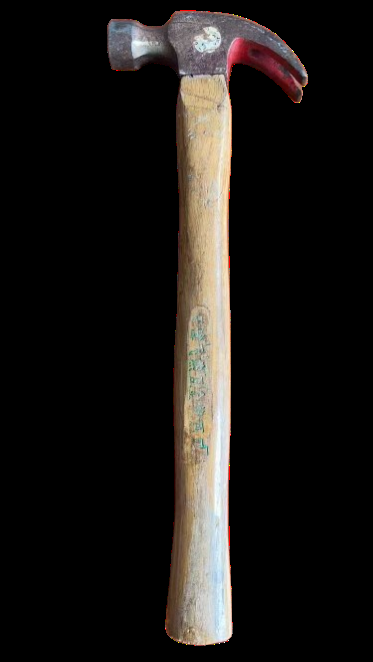
#> input picture tools/hammer/3.png, 373 x 662 px, found by its file name
$ python show_rotated_drill.py
#> lines starting #> are read from the running program, lines starting #| are printed output that depends on the picture; after the words box and inside, x2 and y2 are one past the last pixel; in counts of white or black regions, pixels touching at a corner belong together
import cv2
from pathlib import Path
import numpy as np
import math


def load_foreground(path: Path) -> np.ndarray:
    fg = cv2.imread(str(path), cv2.IMREAD_UNCHANGED)
#> fg is the input picture: shape (662, 373, 4); mean B, G, R, A 21.9, 24.3, 27.3, 40.6
#| Original drill shape: (662, 373, 4)
    if fg is None:
        raise FileNotFoundError(f"Foreground not found: {path}")
    if fg.ndim == 2:
        fg = cv2.cvtColor(fg, cv2.COLOR_GRAY2BGRA)
    if fg.shape[2] == 3:
        alpha = np.full((fg.shape[0], fg.shape[1]), 255, dtype=fg.dtype)
        fg = np.dstack((fg, alpha))
    return fg


def rotate_image_with_expansion(image, angle):
    """Rotate image and expand canvas to fit the rotated content"""
#> called with angle = 20
    h, w = image.shape[:2]
#> h = 662; w = 373
    center = (w // 2, h // 2)
#> center = (186, 331)

    # Calculate the rotation matrix
    matrix = cv2.getRotationMatrix2D(center, angle, 1.0)

    # Calculate the bounding box of the rotated image
    cos = np.abs(matrix[0, 0])
#> cos = 0.94
    sin = np.abs(matrix[0, 1])
#> sin = 0.342

    new_w = int((h * sin) + (w * cos))
#> new_w = 576
    new_h = int((h * cos) + (w * sin))
#> new_h = 749

    # Adjust the rotation matrix to account for the new center
    matrix[0, 2] += (new_w / 2) - center[0]
    matrix[1, 2] += (new_h / 2) - center[1]

    # Rotate with expanded canvas
    rotated = cv2.warpAffine(image, matrix, (new_w, new_h), borderMode=cv2.BORDER_CONSTANT, borderValue=(0, 0, 0, 0))
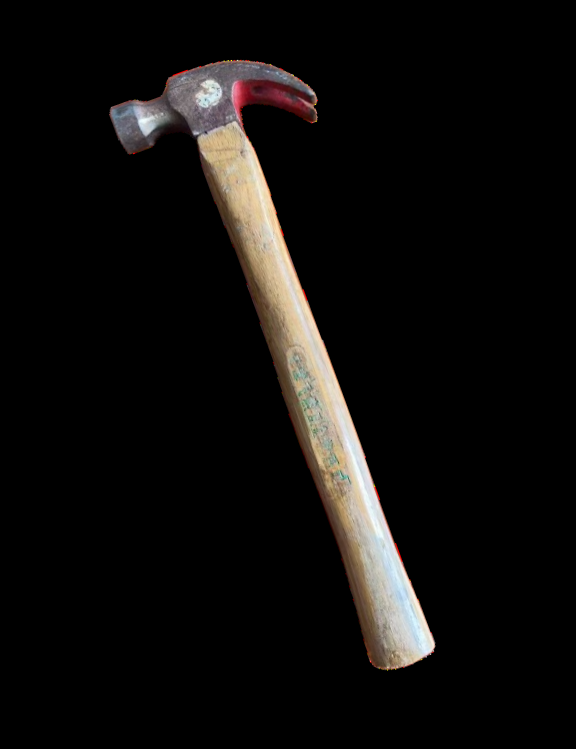
#> rotated: shape (749, 576, 4); mean B, G, R, A 12.5, 13.9, 15.6, 23.2

    return rotated


def main():
    repo_root = Path(__file__).resolve().parent.parent

    # Load drill
    drill_path = repo_root / "tools_source/drill/3.png"

    print(f"Loading drill: {drill_path}")
    fg_rgba = load_foreground(drill_path)

    print(f"Original drill shape: {fg_rgba.shape}")

    # Rotate with proper canvas expansion
    print("Rotating 20 degrees with canvas expansion...")
    fg_rotated = rotate_image_with_expansion(fg_rgba, 20)

    print(f"After rotation shape: {fg_rotated.shape}")
#| After rotation shape: (749, 576, 4)

    # Save the rotated drill
    output_dir = repo_root / "outputs/augmentation_stages"
    output_dir.mkdir(parents=True, exist_ok=True)

    output_path = output_dir / "rotated_drill_20deg_expanded.png"
    cv2.imwrite(str(output_path), fg_rotated)
    print(f"✓ Saved rotated drill (expanded canvas): {output_path}")

    # Also show the cropped version (what we use in the script)
    print("\nCropping to remove black padding...")
    alpha_channel = fg_rotated[:, :, 3]
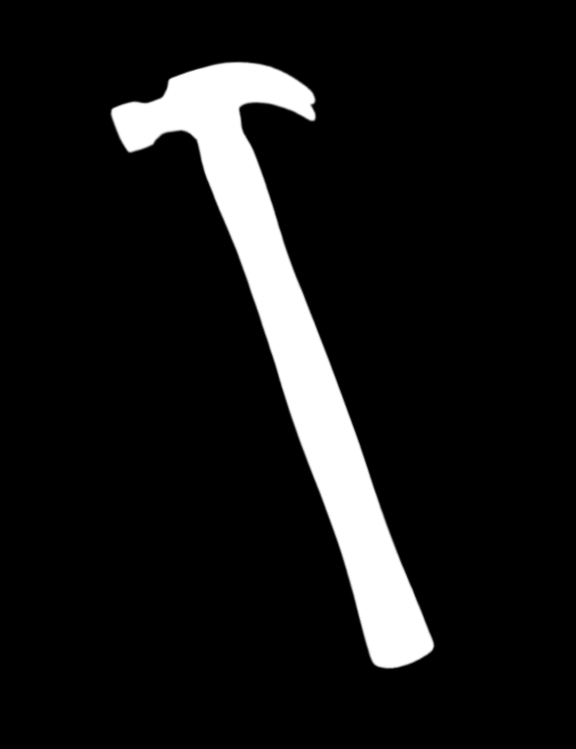
#> alpha_channel: shape (749, 576); min 0, max 255, mean 23.2
    _, alpha_mask = cv2.threshold(alpha_channel, 10, 255, cv2.THRESH_BINARY)
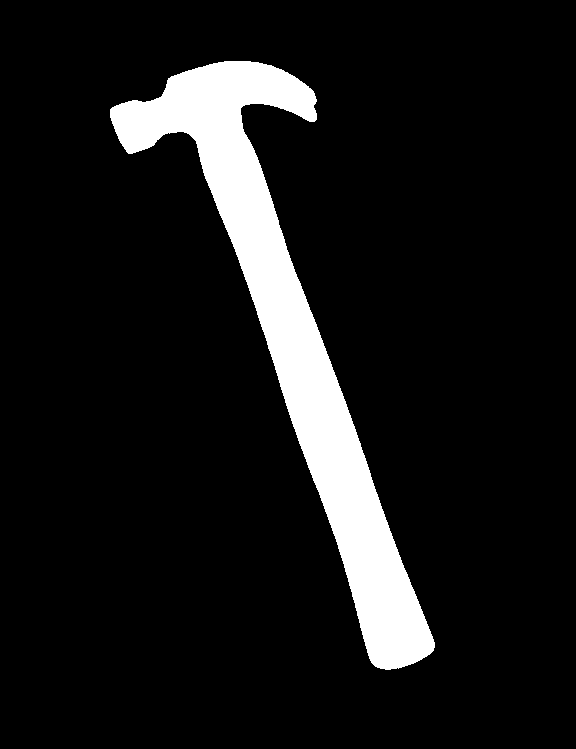
#> alpha_mask: shape (749, 576); 9.7% white; 1 white region, box (x1, y1, x2, y2) and area: (110, 61, 435, 670) 41644
    coords = cv2.findNonZero(alpha_mask)
#> coords = contour of 41644 points, box (x1, y1, x2, y2) (110, 61, 435, 670), area 3088

    if coords is not None:
        x, y, w, h = cv2.boundingRect(coords)
#> x = 110; y = 61; w = 325; h = 609
        fg_cropped = fg_rotated[y:y+h, x:x+w]
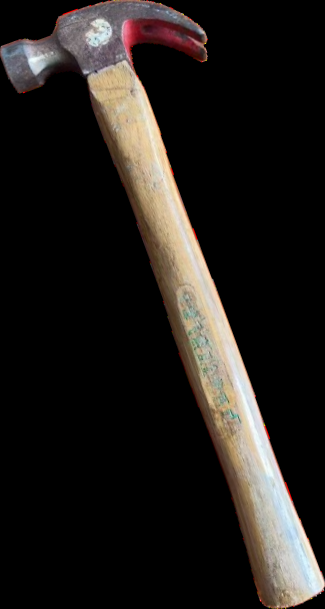
#> fg_cropped: shape (609, 325, 4); mean B, G, R, A 27.3, 30.4, 34.1, 50.7
        print(f"Cropped drill shape: {fg_cropped.shape}")
#| Cropped drill shape: (609, 325, 4)

        cropped_path = output_dir / "rotated_drill_20deg_cropped.png"
        cv2.imwrite(str(cropped_path), fg_cropped)
        print(f"✓ Saved cropped rotated drill: {cropped_path}")


if __name__ == "__main__":
    main()

$ run again, with tools/hammer/1.png copied over tools/hammer/3.png
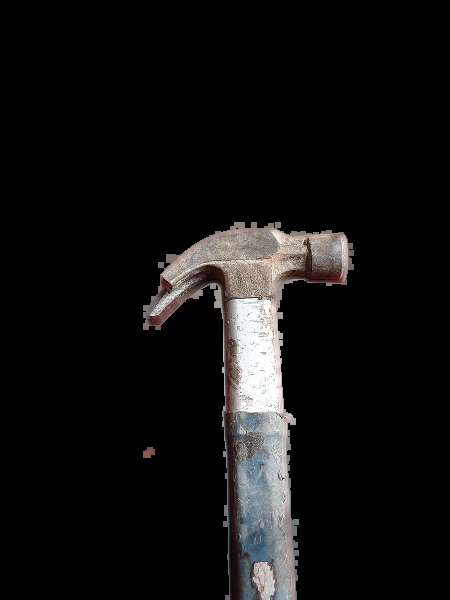
#> input picture tools/hammer/1.png, 450 x 600 px, found by its file name
#> in load_foreground, fg is the input picture: shape (600, 450, 4); mean B, G, R, A 16.2, 16.3, 17, 24
#| Original drill shape: (600, 450, 4)
#| After rotation shape: (717, 628, 4)
#> in main, `_, alpha_mask = cv2.threshold(alpha_channel, 10, 255, cv2.THRESH_BINARY)`:
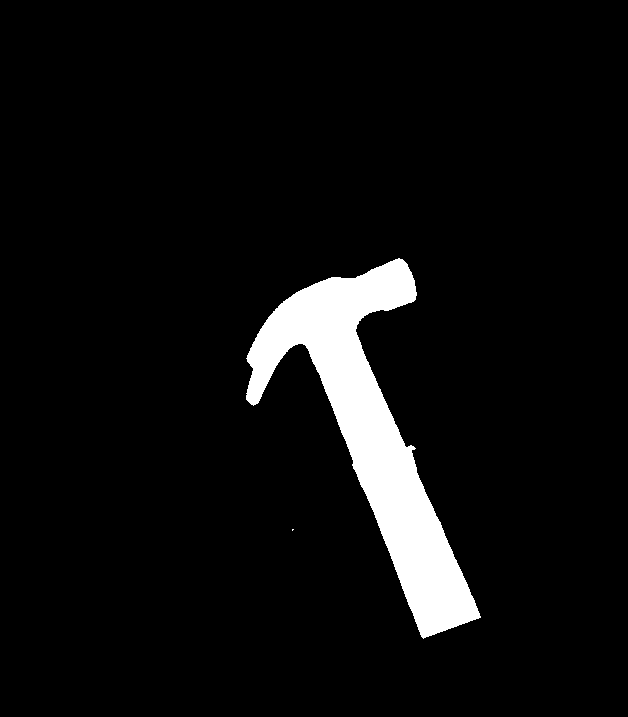
#> alpha_mask: shape (717, 628); 5.9% white; 2 white regions (1 under 20 px), largest, box (x1, y1, x2, y2) and area: (246, 258, 481, 639) 26625
#> coords = contour of 26628 points, box (x1, y1, x2, y2) (246, 258, 481, 639), area 12788
#> in main, `x, y, w, h = cv2.boundingRect(coords)`: x = 246; y = 258; w = 235; h = 381
#> in main, `fg_cropped = fg_rotated[y:y+h, x:x+w]`:
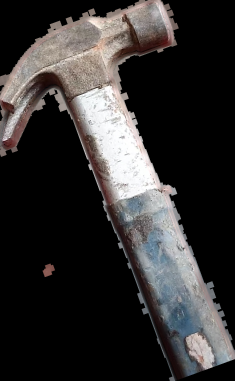
#> fg_cropped: shape (381, 235, 4); mean B, G, R, A 48.6, 49, 51, 72.5
#| Cropped drill shape: (381, 235, 4)

$ run again, with tools/hammer/2.png copied over tools/hammer/3.png
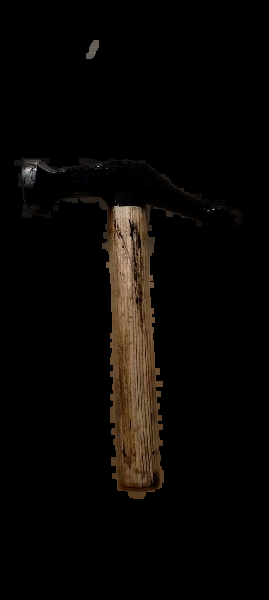
#> input picture tools/hammer/2.png, 269 x 600 px, found by its file name
#> in load_foreground, fg is the input picture: shape (600, 269, 4); mean B, G, R, A 4.7, 6.7, 9, 24.6
#| Original drill shape: (600, 269, 4)
#| After rotation shape: (655, 457, 4)
#> in main, `_, alpha_mask = cv2.threshold(alpha_channel, 10, 255, cv2.THRESH_BINARY)`:
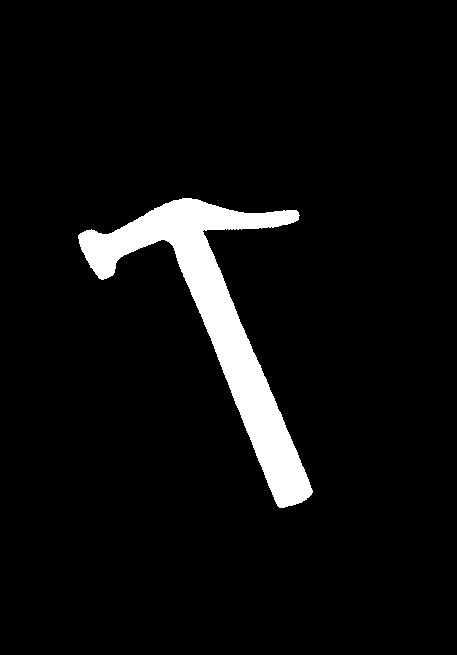
#> alpha_mask: shape (655, 457); 5.6% white; 1 white region, box (x1, y1, x2, y2) and area: (78, 198, 313, 508) 16732
#> coords = contour of 16732 points, box (x1, y1, x2, y2) (78, 198, 313, 508), area 1027
#> in main, `x, y, w, h = cv2.boundingRect(coords)`: x = 78; y = 198; w = 235; h = 310
#> in main, `fg_cropped = fg_rotated[y:y+h, x:x+w]`:
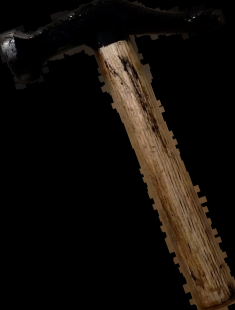
#> fg_cropped: shape (310, 235, 4); mean B, G, R, A 10, 14.5, 19.4, 54.6
#| Cropped drill shape: (310, 235, 4)

$ run again, with tools/hammer/4.png copied over tools/hammer/3.png
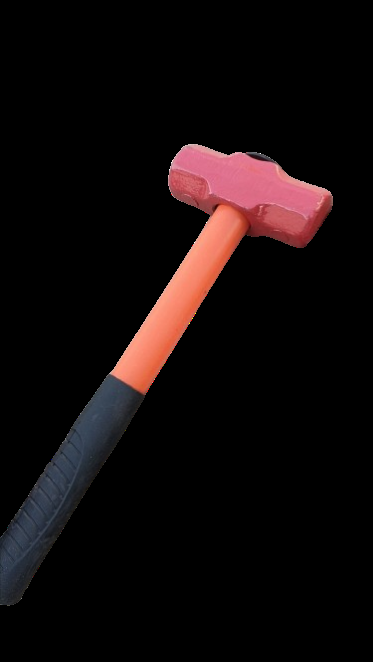
#> input picture tools/hammer/4.png, 373 x 662 px, found by its file name
#> in load_foreground, fg is the input picture: shape (662, 373, 4); mean B, G, R, A 10.6, 10.4, 17.7, 28.7
#| Original drill shape: (662, 373, 4)
#| After rotation shape: (749, 576, 4)
#> in main, `_, alpha_mask = cv2.threshold(alpha_channel, 10, 255, cv2.THRESH_BINARY)`:
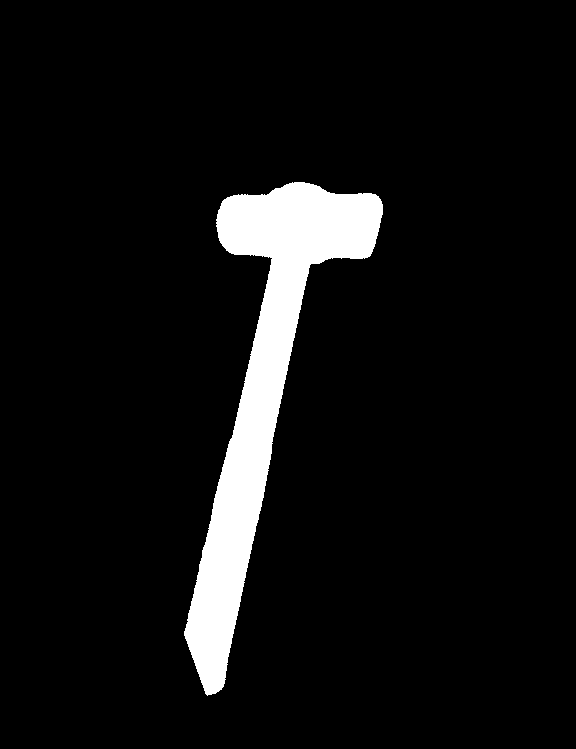
#> alpha_mask: shape (749, 576); 6.8% white; 1 white region, box (x1, y1, x2, y2) and area: (184, 182, 383, 696) 29149
#> coords = contour of 29149 points, box (x1, y1, x2, y2) (184, 182, 383, 696), area 1670
#> in main, `x, y, w, h = cv2.boundingRect(coords)`: x = 184; y = 182; w = 199; h = 514
#> in main, `fg_cropped = fg_rotated[y:y+h, x:x+w]`:
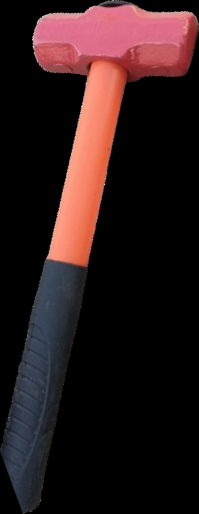
#> fg_cropped: shape (514, 199, 4); mean B, G, R, A 25.7, 25.2, 42.8, 69.3
#| Cropped drill shape: (514, 199, 4)
